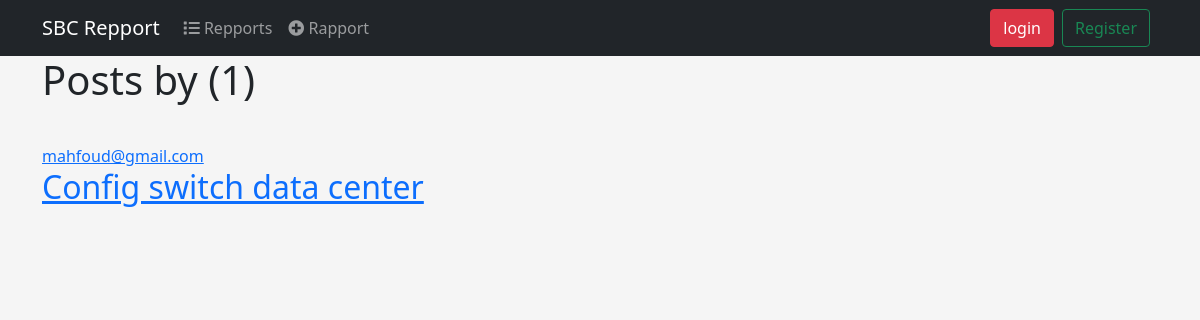
/user/rapports/2, run on an earlier commit of the app's database.
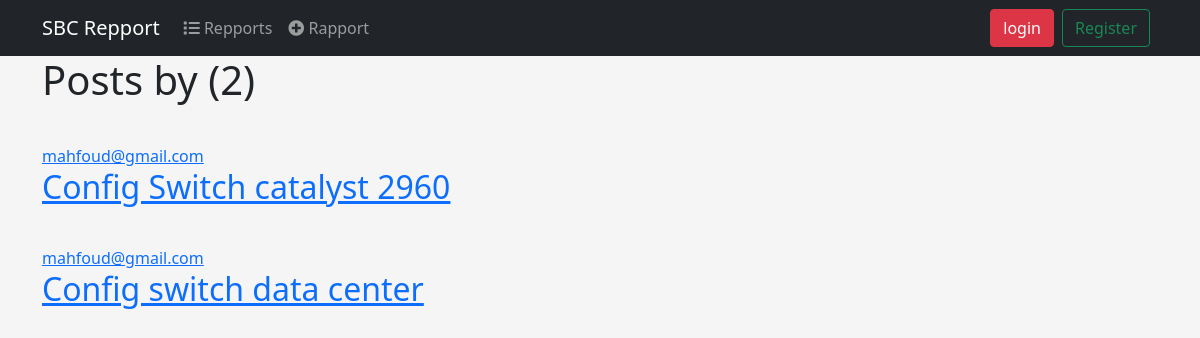
And on a later commit of the database.
### rapport/models.py (models this page shows, shortened)
class Rapport (models.Model):
    CHEF_DEP = 'CHEF_DEP'
    CHEF_SRV = 'CHEF_SRV'
    DI = 'DI'
    MAIL = 'MAIL'
    TR_INTR = 'TR_INTR'
    YEAR_IN_SCHOOL_CHOICES = [
        (CHEF_DEP, 'Par le Chef departement Informatique'),
        (CHEF_SRV, 'Par le Chef service IR&SI'),
        (DI, 'Par DI'),
        (MAIL, 'Par Mail'),
        (TR_INTR, 'Travaux Internes à La Structure'),
    ]
    author = models.ForeignKey(Account, verbose_name=_("author"), on_delete=models.CASCADE)
    date =  models.DateField(_("date"),  auto_now_add=False)
    starthour =  models.TimeField(_('start hour '))
    endhour =  models.TimeField(_('end hour '))
    title = models.TextField(_("title"))
    description = models.TextField(_("description"))
    equipment = models.TextField(_("equipment"))
    state_befor = models.TextField(_("state befor "),null=True,blank=True)
    state_after = models.TextField(_("state after "))
    device_used = models.TextField(_("Device Used"),null=True,blank=True)
    type_di = models.CharField(_("Type DI"),
        max_length=20,
        choices=YEAR_IN_SCHOOL_CHOICES,
        default=TR_INTR,
    )
    n_di = models.TextField(_("N° DI"),null=True,blank=True)
    note = models.TextField(_("note"),null=True,blank=True)

### account/models.py (models this page shows, shortened)
class Account(AbstractBaseUser):
    email = models.EmailField( verbose_name='email address', max_length=255, unique=True )
    first_name = models.CharField(_("first name"), max_length=50)
    last_name = models.CharField(_("last name"), max_length=50)
    is_active = models.BooleanField(default=True)
    is_admin = models.BooleanField(default=False)
    objects = AccountManager()
    USERNAME_FIELD = 'email'
    REQUIRED_FIELDS = ['first_name','last_name']
    def __str__(self):
        return self.email

### rapport/views.py (the view)
# urls.py: path('user/rapports/<int:pk>', UserRapportListView.as_view(), name='user-rapports'),
class UserRapportListView(ListView):
    model = Rapport
    template_name = 'rapport/user_rapport.html'  # <app>/<model>_<viewtype>.html
    context_object_name = 'objects'
    paginate_by = 6
    def get_queryset(self):
        user = get_object_or_404(Account, id=self.kwargs.get('pk'))
        return Rapport.objects.filter(author=user).order_by('-id')

### templates/rapport/user_rapport.html (shortened to what this page needs)
{% extends "base.html" %}
{% block content %}
    <h1 class="mb-3">Posts by {{ view.kwargs.username }} ({{ page_obj.paginator.count }})</h1>
    {% for post in objects %}
        <article class="media content-section">
          <div class="media-body">
            <div class="article-metadata">
              <a class="mr-2" href="{% url 'rapport:user-rapports' post.author.id %}">{{ post.author }}</a>
            </div>
            <h2><a class="article-title" href="{% url 'rapport:rapport-detail' post.id %}">{{ post.title }}</a></h2>
          </div>
        </article>
    {% endfor %}
{% endblock content %}

What changed in the data, as far as the page shows it:
added Rapport: author "mahfoud@gmail.com", title "Config Switch catalyst 2960"
Also different on the page:
{{ page_obj.paginator.count }}: "1" → "2"
